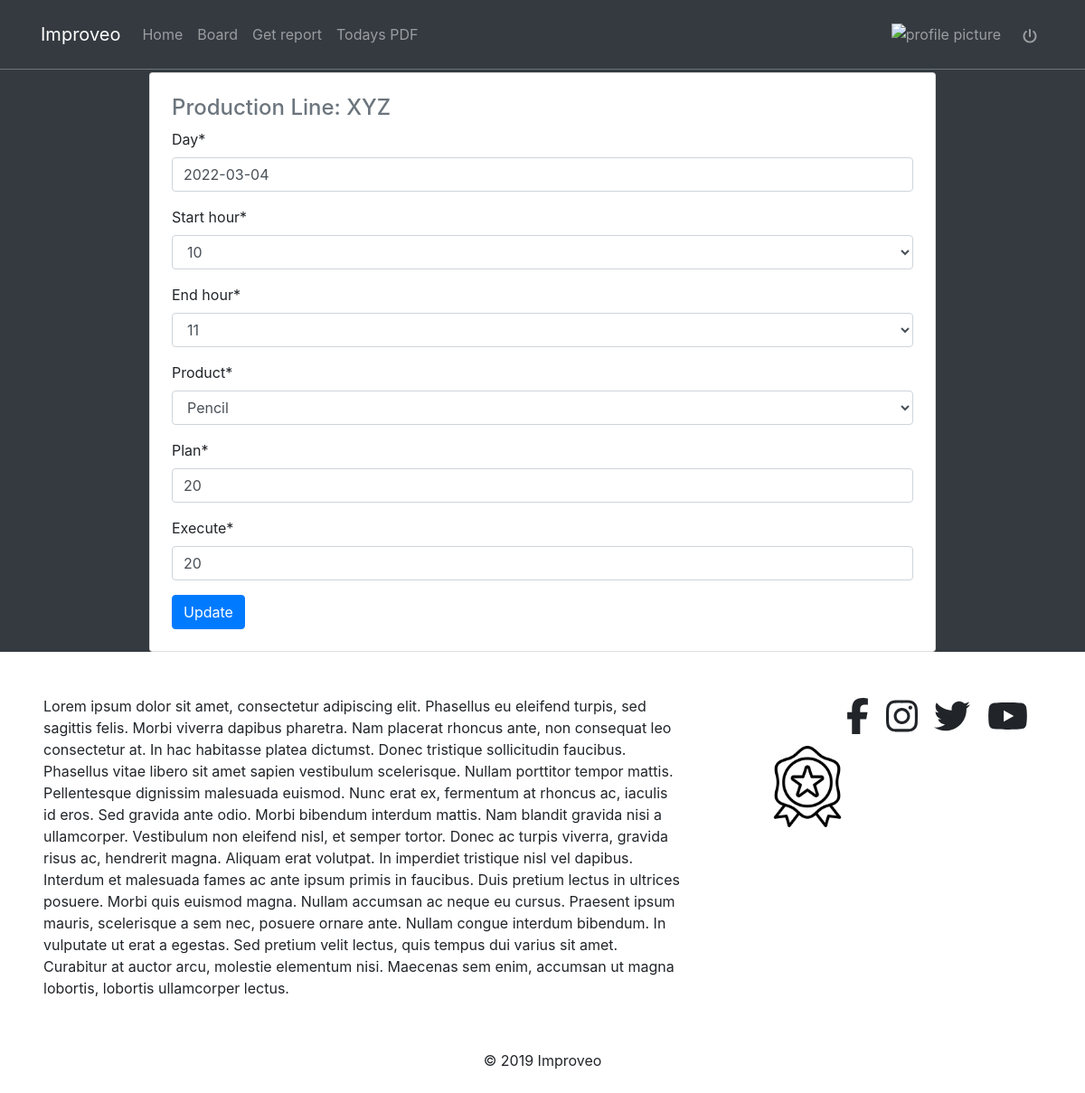
Page /reports/1/3/update/ (signed in) on the committed database.
### reports/models.py (models this page shows, shortened)
class Report(models.Model):
    day = models.DateField(default=timezone.now)
    start_hour = models.CharField(max_length=2,choices=hours)#yeni bu isi bu saat araliginda gormlelisen kimi
    end_hour = models.CharField(max_length=2,choices=hours)#
    user = models.ForeignKey(User,on_delete=models.CASCADE)
    product = models.ForeignKey(Product,on_delete=models.CASCADE)
    plan = models.PositiveSmallIntegerField() #plan yeni planama yeni meselen 200 dene mal gelmelidir
    execute = models.PositiveBigIntegerField() #execute etmek yeni icra etmek reportu,execute ise meselen 200 mal gelmelidir amma biz 180 getirmirik hazir elemisik yeni
    production_line = models.ForeignKey(ProductionLine,on_delete=models.CASCADE) #yeni harda emal olundugunu gosteren yer
    updated = models.DateTimeField(auto_now=True)
    created = models.DateTimeField(auto_now_add=True)
    objects = ReportManager()
    class Meta:
        ordering = ['-created']

### areas/models.py (models this page shows)
class ProductionLine(models.Model):#yeni burani firma adi kimide dusunmek olar
    name = models.CharField(max_length=120)
    team_leader = models.ForeignKey(Profile,on_delete=models.CASCADE)
    products = models.ManyToManyField(Product)
    def __str__(self):
        return str(self.name)

### reports/views.py (the view, shortened to what this page needs)
# urls.py: path('reports/<str:production_line>/<pk>/update/',ReportUpdatView.as_view(),name='reportUpdatView'),
class ReportUpdatView(LoginRequiredMixin,UpdateView):
    model = Report
    form_class = ReportForm
    context_object_name = 'updateReport'
    template_name = 'reports/update.html'

### reports/forms.py
class ReportForm(forms.ModelForm):#modelForm yazilmasindaki sebeb databasedi table cekib bura getireciyik
    class Meta:
        model = Report
        exclude = ['user','production_line']
    def __init__(self,*args,**kwargs):
        production_line = kwargs.pop('production_line',None)
        super().__init__(*args,**kwargs)
        if production_line is not None:
            line = get_object_or_404(ProductionLine,name=production_line)
            self.fields['product'].queryset = line.products.all()

### products/models.py (called while the page is built)
    def __str__(self):
        return str(self.name)

### reports/models.py (called while the page is built)
    def get_queryset(self):
        return ReportQueryset(self.model,using=self._db)

### reports/templates/reports/update.html (shortened to what this page needs)
{% extends "base.html" %}
{% load static %}
{% load crispy_forms_tags %}
{% block content %}
    <div class="col-9 mx-auto">
        <div class="card p-4">
            <div class="text-muted mb-2 h4">
                Production Line: {{updateReport.production_line}}
            </div>
            <form action="" method="POST">
                {{form|crispy}}
                <button type="submit" class="btn btn-primary">Update</button>
            </form>
        </div>
    </div>
{% endblock content %}

### rows in the picture
Report: production_line "XYZ", day "2022-03-04", start_hour "10", end_hour "11", product "Pencil", plan "20", execute "20"
